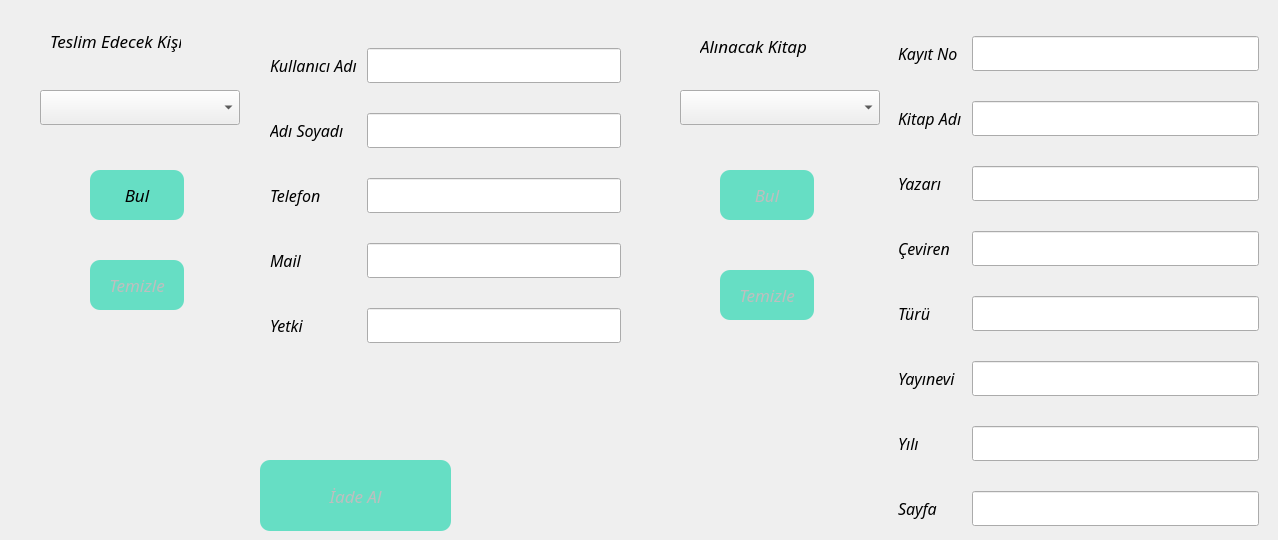
          <widget class="QWidget" name="tab_6_2">
           <attribute name="title">
            <string>Alma Kaydı</string>
           </attribute>
           <widget class="QLabel" name="label_79">
            <property name="geometry">
             <rect>
              <x>50</x>
              <y>20</y>
              <width>131</width>
              <height>41</height>
             </rect>
            </property>
            <property name="font">
             <font>
              <family>Monotype Corsiva</family>
              <pointsize>13</pointsize>
              <italic>true</italic>
             </font>
            </property>
            <property name="text">
             <string>Teslim Edecek Kişi</string>
            </property>
           </widget>
           <widget class="QPushButton" name="pushButton_6_2_1_bul_kisi">
            <property name="geometry">
             <rect>
              <x>90</x>
              <y>170</y>
              <width>94</width>
              <height>50</height>
             </rect>
            </property>
            <property name="sizePolicy">
             <sizepolicy hsizetype="Preferred" vsizetype="Fixed">
              <horstretch>0</horstretch>
              <verstretch>0</verstretch>
             </sizepolicy>
            </property>
            <property name="minimumSize">
             <size>
              <width>80</width>
              <height>50</height>
             </size>
            </property>
            <property name="font">
             <font>
              <family>Monotype Corsiva</family>
              <pointsize>13</pointsize>
              <weight>50</weight>
              <italic>true</italic>
              <bold>false</bold>
             </font>
            </property>
            <property name="styleSheet">
             <string notr="true">QPushButton#pushButton_6_2_1_bul_kisi{	
background-color: rgba(6, 211, 166, 150);
border-radius:10px;}

QPushButton#pushButton_6_2_1_bul_kisi:hover{
background-color: rgba(0, 248, 49, 150);
border-radius:10px;}

QPushButton#pushButton_6_2_1_bul_kisi:pressed{
background-color: rgba(6, 211, 166,150);
padding-left:5px;
padding-top:6px;
border-radius:10px;}


</string>
            </property>
            <property name="text">
             <string>Bul</string>
            </property>
           </widget>
           <widget class="QComboBox" name="comboBox_6_2_1_liste_kisi">
            <property name="geometry">
             <rect>
              <x>40</x>
              <y>90</y>
              <width>200</width>
              <height>35</height>
             </rect>
            </property>
            <property name="font">
             <font>
              <family>Monotype Corsiva</family>
              <pointsize>14</pointsize>
              <italic>true</italic>
             </font>
            </property>
           </widget>
           <widget class="QWidget" name="formLayoutWidget_18">
            <property name="geometry">
             <rect>
              <x>260</x>
              <y>30</y>
              <width>371</width>
              <height>331</height>
             </rect>
            </property>
            <layout class="QFormLayout" name="formLayout_19">
             <property name="formAlignment">
              <set>Qt::AlignLeading|Qt::AlignLeft|Qt::AlignVCenter</set>
             </property>
             <property name="horizontalSpacing">
              <number>10</number>
             </property>
             <property name="verticalSpacing">
              <number>30</number>
             </property>
             <property name="leftMargin">
              <number>10</number>
             </property>
             <property name="rightMargin">
              <number>10</number>
             </property>
             <property name="bottomMargin">
              <number>0</number>
             </property>
             <item row="0" column="0">
              <widget class="QLabel" name="label_95">
               <property name="font">
                <font>
                 <family>Monotype Corsiva</family>
                 <pointsize>12</pointsize>
                 <italic>true</italic>
                </font>
               </property>
               <property name="text">
                <string>Kullanıcı Adı</string>
               </property>
              </widget>
             </item>
             <item row="0" column="1">
              <widget class="QLineEdit" name="lineEdit_6_2_kullanici">
               <property name="font">
                <font>
                 <family>Monotype Corsiva</family>
                 <pointsize>14</pointsize>
                 <italic>true</italic>
                </font>
               </property>
              </widget>
             </item>
             <item row="1" column="0">
              <widget class="QLabel" name="label_91">
               <property name="font">
                <font>
                 <family>Monotype Corsiva</family>
                 <pointsize>12</pointsize>
                 <italic>true</italic>
                </font>
               </property>
               <property name="text">
                <string>Adı Soyadı</string>
               </property>
              </widget>
             </item>
             <item row="1" column="1">
              <widget class="QLineEdit" name="lineEdit_6_2_adi_soyadi">
               <property name="font">
                <font>
                 <family>Monotype Corsiva</family>
                 <pointsize>14</pointsize>
                 <italic>true</italic>
                </font>
               </property>
              </widget>
             </item>
             <item row="2" column="0">
              <widget class="QLabel" name="label_92">
               <property name="font">
                <font>
                 <family>Monotype Corsiva</family>
                 <pointsize>12</pointsize>
                 <italic>true</italic>
                </font>
               </property>
               <property name="text">
                <string>Telefon</string>
               </property>
              </widget>
             </item>
             <item row="2" column="1">
              <widget class="QLineEdit" name="lineEdit_6_2_telefon">
               <property name="font">
                <font>
                 <family>Monotype Corsiva</family>
                 <pointsize>14</pointsize>
                 <italic>true</italic>
                </font>
               </property>
              </widget>
             </item>
             <item row="3" column="0">
              <widget class="QLabel" name="label_93">
               <property name="font">
                <font>
                 <family>Monotype Corsiva</family>
                 <pointsize>12</pointsize>
                 <italic>true</italic>
                </font>
               </property>
               <property name="text">
                <string>Mail</string>
               </property>
              </widget>
             </item>
             <item row="3" column="1">
              <widget class="QLineEdit" name="lineEdit_6_2_mail">
               <property name="font">
                <font>
                 <family>Monotype Corsiva</family>
                 <pointsize>14</pointsize>
                 <italic>true</italic>
                </font>
               </property>
              </widget>
             </item>
             <item row="4" column="0">
              <widget class="QLabel" name="label_96">
               <property name="font">
                <font>
                 <family>Monotype Corsiva</family>
                 <pointsize>12</pointsize>
                 <italic>true</italic>
                </font>
               </property>
               <property name="text">
                <string>Yetki</string>
               </property>
              </widget>
             </item>
             <item row="4" column="1">
              <widget class="QLineEdit" name="lineEdit_6_2_yetki">
               <property name="font">
                <font>
                 <family>Monotype Corsiva</family>
                 <pointsize>14</pointsize>
                 <italic>true</italic>
                </font>
               </property>
              </widget>
             </item>
            </layout>
           </widget>
           <widget class="QPushButton" name="pushButton_6_2_1_bul_kisi_temizle">
            <property name="enabled">
             <bool>false</bool>
            </property>
            <property name="geometry">
             <rect>
              <x>90</x>
              <y>260</y>
              <width>94</width>
              <height>50</height>
             </rect>
            </property>
            <property name="sizePolicy">
             <sizepolicy hsizetype="Preferred" vsizetype="Fixed">
              <horstretch>0</horstretch>
              <verstretch>0</verstretch>
             </sizepolicy>
            </property>
            <property name="minimumSize">
             <size>
              <width>80</width>
              <height>50</height>
             </size>
            </property>
            <property name="font">
             <font>
              <family>Monotype Corsiva</family>
              <pointsize>13</pointsize>
              <weight>50</weight>
              <italic>true</italic>
              <bold>false</bold>
             </font>
            </property>
            <property name="styleSheet">
             <string notr="true">QPushButton#pushButton_6_2_1_bul_kisi_temizle{	
background-color: rgba(6, 211, 166, 150);
border-radius:10px;}

QPushButton#pushButton_6_2_1_bul_kisi_temizle:hover{
background-color: rgba(0, 248, 49, 150);
border-radius:10px;}

QPushButton#pushButton_6_2_1_bul_kisi_temizle:pressed{
background-color: rgba(6, 211, 166,150);
padding-left:5px;
padding-top:6px;
border-radius:10px;}


</string>
            </property>
            <property name="text">
             <string>Temizle</string>
            </property>
           </widget>
           <widget class="QComboBox" name="comboBox_6_2_2_liste_kitap">
            <property name="enabled">
             <bool>true</bool>
            </property>
            <property name="geometry">
             <rect>
              <x>680</x>
              <y>90</y>
              <width>200</width>
              <height>35</height>
             </rect>
            </property>
            <property name="font">
             <font>
              <family>Monotype Corsiva</family>
              <pointsize>14</pointsize>
              <italic>true</italic>
             </font>
            </property>
           </widget>
           <widget class="QWidget" name="formLayoutWidget_12">
            <property name="geometry">
             <rect>
              <x>888</x>
              <y>30</y>
              <width>381</width>
              <height>501</height>
             </rect>
            </property>
            <layout class="QFormLayout" name="formLayout_12">
             <property name="formAlignment">
              <set>Qt::AlignLeading|Qt::AlignLeft|Qt::AlignVCenter</set>
             </property>
             <property name="horizontalSpacing">
              <number>10</number>
             </property>
             <property name="verticalSpacing">
              <number>30</number>
             </property>
             <property name="leftMargin">
              <number>10</number>
             </property>
             <property name="rightMargin">
              <number>10</number>
             </property>
             <item row="1" column="0">
              <widget class="QLabel" name="label_48">
               <property name="font">
                <font>
                 <family>Monotype Corsiva</family>
                 <pointsize>12</pointsize>
                 <italic>true</italic>
                </font>
               </property>
               <property name="text">
                <string>Kitap Adı</string>
               </property>
              </widget>
             </item>
             <item row="1" column="1">
              <widget class="QLineEdit" name="lineEdit_6_2_adi">
               <property name="font">
                <font>
                 <family>Monotype Corsiva</family>
                 <pointsize>14</pointsize>
                 <italic>true</italic>
                </font>
               </property>
              </widget>
             </item>
             <item row="2" column="0">
              <widget class="QLabel" name="label_49">
               <property name="font">
                <font>
                 <family>Monotype Corsiva</family>
                 <pointsize>12</pointsize>
                 <italic>true</italic>
                </font>
               </property>
               <property name="text">
                <string>Yazarı</string>
               </property>
              </widget>
             </item>
             <item row="2" column="1">
              <widget class="QLineEdit" name="lineEdit_6_2_yazari">
               <property name="font">
                <font>
                 <family>Monotype Corsiva</family>
                 <pointsize>14</pointsize>
                 <italic>true</italic>
                </font>
               </property>
              </widget>
             </item>
             <item row="3" column="0">
              <widget class="QLabel" name="label_50">
               <property name="font">
                <font>
                 <family>Monotype Corsiva</family>
                 <pointsize>12</pointsize>
                 <italic>true</italic>
                </font>
               </property>
               <property name="text">
                <string>Çeviren</string>
               </property>
              </widget>
             </item>
             <item row="3" column="1">
              <widget class="QLineEdit" name="lineEdit_6_2_ceviren">
               <property name="font">
                <font>
                 <family>Monotype Corsiva</family>
                 <pointsize>14</pointsize>
                 <italic>true</italic>
                </font>
               </property>
              </widget>
             </item>
             <item row="4" column="0">
              <widget class="QLabel" name="label_51">
               <property name="font">
                <font>
                 <family>Monotype Corsiva</family>
                 <pointsize>12</pointsize>
                 <italic>true</italic>
                </font>
               </property>
               <property name="text">
                <string>Türü</string>
               </property>
              </widget>
             </item>
             <item row="4" column="1">
              <widget class="QLineEdit" name="lineEdit_6_2_turu">
               <property name="font">
                <font>
                 <family>Monotype Corsiva</family>
                 <pointsize>14</pointsize>
                 <italic>true</italic>
                </font>
               </property>
              </widget>
             </item>
             <item row="5" column="0">
              <widget class="QLabel" name="label_52">
               <property name="font">
                <font>
                 <family>Monotype Corsiva</family>
                 <pointsize>12</pointsize>
                 <italic>true</italic>
                </font>
               </property>
               <property name="text">
                <string>Yayınevi</string>
               </property>
              </widget>
             </item>
             <item row="5" column="1">
              <widget class="QLineEdit" name="lineEdit_6_2_yayinevi">
               <property name="font">
                <font>
                 <family>Monotype Corsiva</family>
                 <pointsize>14</pointsize>
                 <italic>true</italic>
                </font>
               </property>
              </widget>
             </item>
             <item row="6" column="0">
              <widget class="QLabel" name="label_53">
               <property name="font">
                <font>
                 <family>Monotype Corsiva</family>
                 <pointsize>12</pointsize>
                 <italic>true</italic>
                </font>
               </property>
               <property name="text">
                <string>Yılı</string>
               </property>
              </widget>
             </item>
             <item row="6" column="1">
              <widget class="QLineEdit" name="lineEdit_6_2_yili">
               <property name="font">
                <font>
                 <family>Monotype Corsiva</family>
                 <pointsize>14</pointsize>
                 <italic>true</italic>
                </font>
               </property>
              </widget>
             </item>
             <item row="7" column="0">
              <widget class="QLabel" name="label_54">
               <property name="font">
                <font>
                 <family>Monotype Corsiva</family>
                 <pointsize>12</pointsize>
                 <italic>true</italic>
                </font>
               </property>
               <property name="text">
                <string>Sayfa</string>
               </property>
              </widget>
             </item>
             <item row="7" column="1">
              <widget class="QLineEdit" name="lineEdit_6_2_sayfa">
               <property name="font">
                <font>
                 <family>Monotype Corsiva</family>
                 <pointsize>14</pointsize>
                 <italic>true</italic>
                </font>
               </property>
              </widget>
             </item>
             <item row="0" column="1">
              <widget class="QLineEdit" name="lineEdit_6_2_id">
               <property name="font">
                <font>
                 <family>Monotype Corsiva</family>
                 <pointsize>14</pointsize>
                 <italic>true</italic>
                </font>
               </property>
              </widget>
             </item>
             <item row="0" column="0">
              <widget class="QLabel" name="label_55">
               <property name="font">
                <font>
                 <family>Monotype Corsiva</family>
                 <pointsize>12</pointsize>
                 <italic>true</italic>
                </font>
               </property>
               <property name="text">
                <string>Kayıt No</string>
               </property>
              </widget>
             </item>
            </layout>
           </widget>
           <widget class="QLabel" name="label_57">
            <property name="geometry">
             <rect>
              <x>700</x>
              <y>20</y>
              <width>151</width>
              <height>51</height>
             </rect>
            </property>
            <property name="font">
             <font>
              <family>Monotype Corsiva</family>
              <pointsize>13</pointsize>
              <italic>true</italic>
             </font>
            </property>
            <property name="text">
             <string>Alınacak Kitap</string>
            </property>
           </widget>
           <widget class="QPushButton" name="pushButton_6_2_2_bul_kitap_temizle">
            <property name="enabled">
             <bool>false</bool>
            </property>
            <property name="geometry">
             <rect>
              <x>720</x>
              <y>270</y>
              <width>94</width>
              <height>50</height>
             </rect>
            </property>
            <property name="sizePolicy">
             <sizepolicy hsizetype="Preferred" vsizetype="Fixed">
              <horstretch>0</horstretch>
              <verstretch>0</verstretch>
             </sizepolicy>
            </property>
            <property name="minimumSize">
             <size>
              <width>80</width>
              <height>50</height>
             </size>
            </property>
            <property name="font">
             <font>
              <family>Monotype Corsiva</family>
              <pointsize>13</pointsize>
              <weight>50</weight>
              <italic>true</italic>
              <bold>false</bold>
             </font>
            </property>
            <property name="styleSheet">
             <string notr="true">QPushButton#pushButton_6_2_2_bul_kitap_temizle{	
background-color: rgba(6, 211, 166, 150);
border-radius:10px;}

QPushButton#pushButton_6_2_2_bul_kitap_temizle:hover{
background-color: rgba(0, 248, 49, 150);
border-radius:10px;}

QPushButton#pushButton_6_2_2_bul_kitap_temizle:pressed{
background-color: rgba(6, 211, 166,150);
padding-left:5px;
padding-top:6px;
border-radius:10px;}


</string>
            </property>
            <property name="text">
             <string>Temizle</string>
            </property>
           </widget>
           <widget class="QPushButton" name="pushButton_6_2_2_bul_kitap">
            <property name="enabled">
             <bool>false</bool>
            </property>
            <property name="geometry">
             <rect>
              <x>720</x>
              <y>170</y>
              <width>94</width>
              <height>50</height>
             </rect>
            </property>
            <property name="sizePolicy">
             <sizepolicy hsizetype="Preferred" vsizetype="Fixed">
              <horstretch>0</horstretch>
              <verstretch>0</verstretch>
             </sizepolicy>
            </property>
            <property name="minimumSize">
             <size>
              <width>80</width>
              <height>50</height>
             </size>
            </property>
            <property name="font">
             <font>
              <family>Monotype Corsiva</family>
              <pointsize>13</pointsize>
              <weight>50</weight>
              <italic>true</italic>
              <bold>false</bold>
             </font>
            </property>
            <property name="styleSheet">
             <string notr="true">QPushButton#pushButton_6_2_2_bul_kitap{	
background-color: rgba(6, 211, 166, 150);
border-radius:10px;}

QPushButton#pushButton_6_2_2_bul_kitap:hover{
background-color: rgba(0, 248, 49, 150);
border-radius:10px;}

QPushButton#pushButton_6_2_2_bul_kitap:pressed{
background-color: rgba(6, 211, 166,150);
padding-left:5px;
padding-top:6px;
border-radius:10px;}


</string>
            </property>
            <property name="text">
             <string>Bul</string>
            </property>
           </widget>
           <widget class="QPushButton" name="pushButton_6_2_islemi_kaydet">
            <property name="enabled">
             <bool>false</bool>
            </property>
            <property name="geometry">
             <rect>
              <x>260</x>
              <y>460</y>
              <width>191</width>
              <height>71</height>
             </rect>
            </property>
            <property name="sizePolicy">
             <sizepolicy hsizetype="Preferred" vsizetype="Fixed">
              <horstretch>0</horstretch>
              <verstretch>0</verstretch>
             </sizepolicy>
            </property>
            <property name="minimumSize">
             <size>
              <width>80</width>
              <height>50</height>
             </size>
            </property>
            <property name="font">
             <font>
              <family>Monotype Corsiva</family>
              <pointsize>13</pointsize>
              <weight>50</weight>
              <italic>true</italic>
              <bold>false</bold>
             </font>
            </property>
            <property name="styleSheet">
             <string notr="true">QPushButton#pushButton_6_2_islemi_kaydet{	
background-color: rgba(6, 211, 166, 150);
border-radius:10px;}

QPushButton#pushButton_6_2_islemi_kaydet:hover{
background-color: rgba(0, 248, 49, 150);
border-radius:10px;}

QPushButton#pushButton_6_2_islemi_kaydet:pressed{
background-color: rgba(6, 211, 166,150);
padding-left:5px;
padding-top:6px;
border-radius:10px;}


</string>
            </property>
            <property name="text">
             <string>İade Al</string>
            </property>
           </widget>
          </widget>
